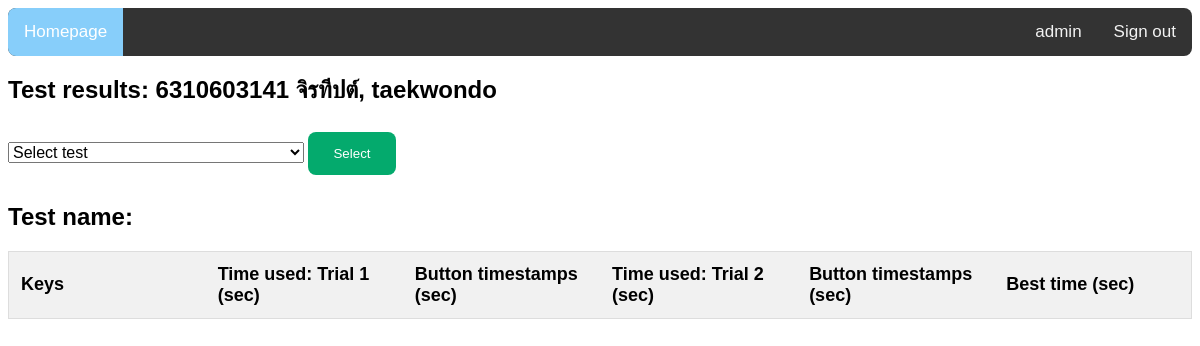
The page /test_result/6310603141 (signed in) on the database as committed earlier.
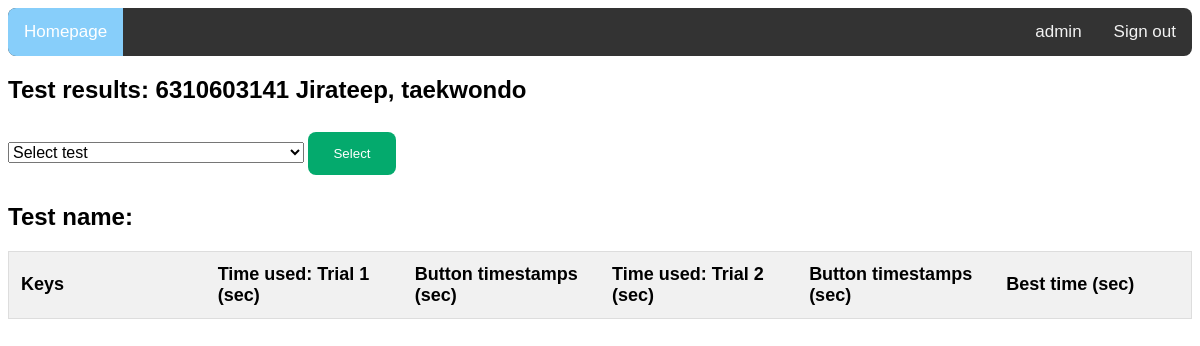
The same page on the database as committed later.
### myapp/models.py (models this page shows, shortened)
class Person(models.Model):
    student_id = models.CharField(max_length=20, primary_key=True)
    name = models.CharField(max_length=100)
    surname = models.CharField(max_length=100)
    student_type = models.CharField(max_length=100, blank=True, null=True)
    date = models.DateField(auto_now_add=True)

### myapp/views.py (the view)
# urls.py: path('test_result/<student_id>', views.test_result),
@login_required(login_url="/sign-in")
def test_result(request, student_id):
    if request.method == 'POST':
        person = Person.objects.get(student_id=student_id)
        tcss = TestControl.objects.filter(student_id=person)
        return_dict = {}
        tcs = {}
        test_name = request.POST["test_name"]
        for tc in tcss:
            if tc.id not in tcs and tc.student_id == person:
                tcs[tc.id] = tc.test_name
            ress = TestResult.objects.filter(test_id=tc)
            for res in ress:
                if res.number_of_keys not in return_dict and tc.test_name == test_name:
                    return_dict[res.number_of_keys] = {'id':tc.test_name, 'time_1':res.time_use, 'time_2':'-', 'best_time':res.time_use, 'but_timestamp_1':res.time_per_button, 'but_timestamp_2':"-"}
                else:
                    if tc.test_name != test_name:
                        continue
                    return_dict[res.number_of_keys]['time_2'] = res.time_use
                    return_dict[res.number_of_keys]['but_timestamp_2'] = res.time_per_button
                    if res.time_use < return_dict[res.number_of_keys]['best_time'] and res.status == "pass":
                        return_dict[res.number_of_keys]['best_time'] = res.time_use
        return render(request, "test_result.html", {"all_result":return_dict, "person":person, "test_control":tcs, "test_name":{test_name:test_name}})
    else:
        person = Person.objects.get(student_id=student_id)
        tcss = TestControl.objects.all()
        tcs = {}
        for tc in tcss:
            if tc.id not in tcs and tc.student_id == person:
                tcs[tc.id] = tc.test_name
        return render(request, "test_result.html", {"person":person, "test_control":tcs})

### myapp/templates/test_result.html (shortened to what this page needs)
{% extends "base.html" %}
{% block content %}
    <h2>Test results: {{person.student_id}} {{person.name}}, {{person.student_type}}</h2>
    <form method="post">
        <div>
            <select name="test_name" id="filename" style="margin-top: 1%;">
                <option selected disabled>Select test</option>
            </select>
            <input type="submit" value="Select" class="savebtn">
        </div>
    </form>
    <h2>Test name:
    </h2>
    <table id="myTable2">
        <thead>
            <tr class="header">
                <th>Keys</th>
                <th>Time used: Trial 1 (sec)</th>
                <th title='["all LEDs off", "first button", ..., "last button"]'>Button timestamps (sec)</th>
                <th>Time used: Trial 2 (sec)</th>
                <th title='["all LEDs off", "first button", ..., "last button"]'>Button timestamps (sec)</th>
                <th>Best time (sec)</th>
            </tr>
        </thead>
    </table>
    <br>
{% endblock %}

Rows that differ between the two databases and show on the page:
changed Person "taekwondo": name "จิรทีปต์" → "Jirateep"
